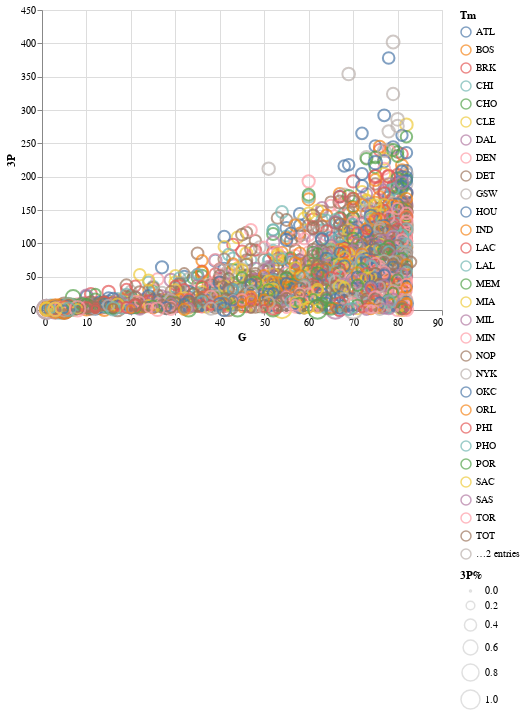

Notebook source saved alongside this figure:
### Code cell
alt.Chart(threepointers).mark_point().encode(
    alt.X('G', scale=alt.Scale(zero=False)),
    alt.Y('3P', scale=alt.Scale(zero=False)),
    alt.Size('3P%'),
    color=alt.condition(brush, 'Tm', alt.value('lightgray')),
    tooltip = [alt.Tooltip('Player'),
               alt.Tooltip('Tm'),
               alt.Tooltip('3P'),
               alt.Tooltip('3P%'),
               alt.Tooltip('Year')
              ]
).add_selection(
    brush
)

### Figure 1 — Vega-Lite specification as saved in the notebook (floating-point values rounded to 4 significant figures; data arrays with more than 128 entries replaced by an {"elided": "..."} marker saying what was removed)
{"config": {"view": {"continuousWidth": 400, "continuousHeight": 300}}, "data": {"name": "data-39a8875012c4683d2de86bcdd509fc24"}, "mark": "point", "encoding": {"color": {"condition": {"type": "nominal", "field": "Tm", "selection": "selector004"}, "value": "lightgray"}, "size": {"type": "quantitative", "field": "3P%"}, "tooltip": [{"type": "nominal", "field": "Player"}, {"type": "nominal", "field": "Tm"}, {"type": "quantitative", "field": "3P"}, {"type": "quantitative", "field": "3P%"}, {"type": "nominal", "field": "Year"}], "x": {"type": "quantitative", "field": "G", "scale": {"zero": false}}, "y": {"type": "quantitative", "field": "3P", "scale": {"zero": false}}}, "selection": {"selector004": {"type": "interval"}}, "$schema": "https://vega.github.io/schema/vega-lite/v4.8.1.json", "datasets": {"data-39a8875012c4683d2de86bcdd509fc24": {"elided": "2524 records"}}}
